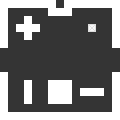

Rendered tile map (Tiled .tmx) drawn with the repository's tilesets; below, a short description and the full map source, tile grids included:
An orthogonal 15x15 tile map with 8x8 px tiles, 2 tile layers (prototype, Walls).

<map version="1.9" tiledversion="1.9.2" orientation="orthogonal" renderorder="right-down" width="15" height="15" tilewidth="8" tileheight="8" infinite="0" nextlayerid="26" nextobjectid="1">
 <properties>
  <property name="MatchOutsideMap" type="bool" value="false" />
  <property name="NoOverlappingOutput" type="bool" value="false" />
 </properties>
 <tileset firstgid="1" source="../Tilesets/topDownBasic_Tileset.tsx" />
 <layer id="3" name="prototype" width="15" height="15">
  <data encoding="csv">
1,1,1,1,1,1,1,0,1,1,1,1,1,1,1,
1,0,0,0,0,0,1,1,1,0,0,0,0,0,1,
1,0,0,1,0,0,0,0,0,0,0,0,0,0,1,
1,0,1,1,1,0,0,0,0,0,0,1,0,0,1,
1,0,0,1,0,0,0,0,0,0,0,0,0,0,1,
1,0,0,0,0,0,0,0,0,0,0,0,0,0,1,
0,0,0,0,0,0,0,0,0,0,0,0,0,0,0,
0,0,0,0,0,0,0,0,0,0,0,0,0,0,0,
0,0,0,0,0,0,0,0,0,0,0,0,0,0,0,
1,0,0,0,0,0,0,0,0,0,0,0,0,0,1,
1,0,0,1,0,0,1,1,1,0,0,0,0,0,1,
1,0,0,1,0,0,1,1,1,0,1,1,1,0,1,
1,0,0,1,0,0,1,1,1,0,0,0,0,0,1,
1,0,0,0,0,0,0,0,0,0,0,0,0,0,1,
1,1,1,1,1,1,1,1,1,1,1,1,1,1,1
</data>
 </layer>
 <layer id="1" name="Walls" width="15" height="15" opacity="0.43">
  <data encoding="csv">
0,0,0,0,0,0,0,2,0,0,0,0,0,0,0,
0,2,2,2,2,2,0,0,0,2,2,2,2,2,0,
0,2,2,0,2,2,2,2,2,2,2,2,2,2,0,
0,2,0,0,0,2,2,2,2,2,2,4,2,2,0,
0,2,2,0,2,2,2,2,2,2,2,2,2,2,0,
0,2,2,2,2,2,2,2,2,2,2,2,2,2,0,
2,2,2,2,2,2,2,2,2,2,2,2,2,2,2,
2,2,2,2,2,2,2,2,2,2,2,2,2,2,2,
2,2,2,2,2,2,2,2,2,2,2,2,2,2,2,
0,2,2,2,2,2,2,2,2,2,2,2,2,2,0,
0,2,2,0,2,2,0,0,0,2,2,2,2,2,0,
0,2,2,0,2,2,0,0,0,2,0,0,0,2,0,
0,2,2,0,2,2,0,0,0,2,2,2,2,2,0,
0,2,2,2,2,2,2,2,2,2,2,2,2,2,0,
0,0,0,0,0,0,0,0,0,0,0,0,0,0,0
</data>
 </layer>
</map>